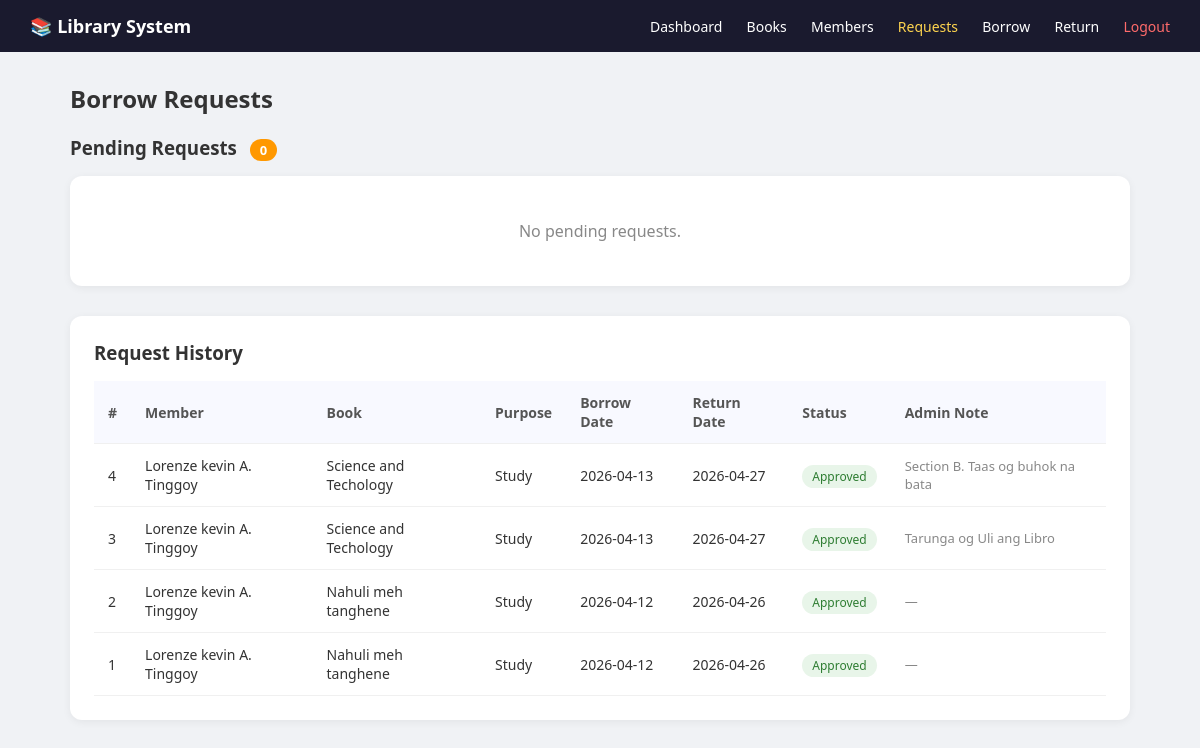
The page /borrow_requests.php (signed in) on the database its author committed.
### tables this page shows
CREATE TABLE `borrow_requests` (
  `id` int(11) NOT NULL,
  `user_id` int(11) NOT NULL,
  `book_id` int(11) NOT NULL,
  `book_no` varchar(50) NOT NULL,
  `purpose` varchar(255) NOT NULL,
  `borrow_date` date NOT NULL,
  `return_date` date NOT NULL,
  `agreed` tinyint(1) DEFAULT 0,
  `status` enum('pending','approved','rejected') DEFAULT 'pending',
  `admin_note` varchar(255) DEFAULT NULL,
  `requested_at` timestamp NOT NULL DEFAULT current_timestamp()
);

CREATE TABLE `users` (
  `id` int(11) NOT NULL,
  `name` varchar(100) NOT NULL,
  `email` varchar(100) NOT NULL,
  `password` varchar(255) NOT NULL,
  `role` enum('admin','user') DEFAULT 'user',
  `created_at` timestamp NOT NULL DEFAULT current_timestamp()
);

CREATE TABLE `books` (
  `id` int(11) NOT NULL,
  `book_no` varchar(50) DEFAULT NULL,
  `genre` varchar(100) DEFAULT NULL,
  `title` varchar(200) NOT NULL,
  `author` varchar(100) NOT NULL,
  `isbn` varchar(50) DEFAULT NULL,
  `category` varchar(100) DEFAULT NULL,
  `quantity` int(11) DEFAULT 1,
  `available` int(11) DEFAULT 1,
  `created_at` timestamp NOT NULL DEFAULT current_timestamp()
);

### borrow_requests.php (the view, shortened to what this page needs)
<?php
require 'includes/db_connect.php';
$pending = mysqli_query($conn, "
    SELECT br.id, u.name AS member, u.email, b.title AS book,
           b.book_no, b.author, br.purpose,
           br.borrow_date, br.return_date, br.requested_at
    FROM borrow_requests br
    JOIN users u ON br.user_id = u.id
    JOIN books b ON br.book_id = b.id
    WHERE br.status = 'pending'
    ORDER BY br.requested_at ASC
");
$history = mysqli_query($conn, "
    SELECT br.id, u.name AS member, b.title AS book,
           br.purpose, br.borrow_date, br.return_date,
           br.status, br.admin_note, br.requested_at
    FROM borrow_requests br
    JOIN users u ON br.user_id = u.id
    JOIN books b ON br.book_id = b.id
    WHERE br.status != 'pending'
    ORDER BY br.requested_at DESC
    LIMIT 20
");
?>
<!DOCTYPE html>
<html lang="en">
<head>
    <link rel="stylesheet" href="css/style.css">
</head>
<body>
<nav class="navbar">
    <span style="font-weight:600; font-size:18px;">📚 Library System</span>
    <div>
        <a href="dashboard.php">Dashboard</a>
        <a href="books.php">Books</a>
        <a href="members.php">Members</a>
        <a href="borrow_requests.php" style="color:#ffd54f;">Requests</a>
        <a href="borrow.php">Borrow</a>
        <a href="return.php">Return</a>
        <a href="logout.php" style="color:#ff6b6b;">Logout</a>
    </div>
</nav>
<div class="container">
    <h2 style="margin-bottom:20px;">Borrow Requests</h2>
    <h3 style="margin-bottom:16px;">
        Pending Requests
        <span style="background:#ff9800; color:white; padding:2px 10px; border-radius:20px; font-size:13px; margin-left:8px;">
            <?= mysqli_num_rows($pending) ?>
        </span>
    </h3>
    <?php if (mysqli_num_rows($pending) > 0): ?>
        <?php while ($row = mysqli_fetch_assoc($pending)): ?>
        <div class="request-card">
            <h4><?= htmlspecialchars($row['book']) ?> <span style="font-weight:400; color:#888; font-size:13px;">(<?= htmlspecialchars($row['book_no']) ?>)</span></h4>
            <div class="request-info">
                <div class="request-info-item">
                    <p>Member</p>
                    <p><?= htmlspecialchars($row['member']) ?></p>
                </div>
                <div class="request-info-item">
                    <p>Email</p>
                    <p><?= htmlspecialchars($row['email']) ?></p>
                </div>
                <div class="request-info-item">
                    <p>Author</p>
                    <p><?= htmlspecialchars($row['author']) ?></p>
                </div>
                <div class="request-info-item">
                    <p>Purpose</p>
                    <p><?= htmlspecialchars($row['purpose']) ?></p>
                </div>
                <div class="request-info-item">
                    <p>Borrow Date</p>
                    <p><?= $row['borrow_date'] ?></p>
                </div>
                <div class="request-info-item">
                    <p>Return Date</p>
                    <p><?= $row['return_date'] ?></p>
                </div>
                <div class="request-info-item">
                    <p>Requested On</p>
                    <p><?= date('M d, Y h:i A', strtotime($row['requested_at'])) ?></p>
                </div>
            </div>
            <form method="POST" class="action-form">
                <input type="hidden" name="request_id" value="<?= $row['id'] ?>">
                <input type="text" name="admin_note" placeholder="Add a note (optional)">
                <button type="submit" name="approve" class="btn-approve"
                    onclick="return confirm('Approve this request?')">
                    ✓ Approve
                </button>
                <button type="submit" name="reject" class="btn-reject"
                    onclick="return confirm('Reject this request?')">
                    ✗ Reject
                </button>
            </form>
        </div>
        <?php endwhile; ?>
    <?php else: ?>
        <div class="table-box" style="margin-bottom:24px;">
            <p style="text-align:center; color:#888; padding:20px;">No pending requests.</p>
        </div>
    <?php endif; ?>
    <div class="table-box" style="margin-top:30px;">
        <h3 style="margin-bottom:16px;">Request History</h3>
        <table>
            <thead>
                <tr>
                    <th>#</th>
                    <th>Member</th>
                    <th>Book</th>
                    <th>Purpose</th>
                    <th>Borrow Date</th>
                    <th>Return Date</th>
                    <th>Status</th>
                    <th>Admin Note</th>
                </tr>
            </thead>
            <tbody>
                <?php if (mysqli_num_rows($history) > 0): ?>
                    <?php while ($row = mysqli_fetch_assoc($history)): ?>
                    <tr>
                        <td><?= $row['id'] ?></td>
                        <td><?= htmlspecialchars($row['member']) ?></td>
                        <td><?= htmlspecialchars($row['book']) ?></td>
                        <td><?= htmlspecialchars($row['purpose']) ?></td>
                        <td><?= $row['borrow_date'] ?></td>
                        <td><?= $row['return_date'] ?></td>
                        <td>
                            <span style="padding:3px 10px; border-radius:20px; font-size:12px;"
                                class="status-<?= $row['status'] ?>">
                                <?= ucfirst($row['status']) ?>
                            </span>
                        </td>
                        <td style="color:#888; font-size:13px;">
                            <?= $row['admin_note'] ? htmlspecialchars($row['admin_note']) : '—' ?>
                        </td>
                    </tr>
                    <?php endwhile; ?>
                <?php else: ?>
                    <tr>
                        <td colspan="8" style="text-align:center; color:#888;">No history yet.</td>
                    </tr>
                <?php endif; ?>
            </tbody>
        </table>
    </div>
</div>
</body>
</html>

### css/style.css (style rules this page uses)
* { margin: 0; padding: 0; box-sizing: border-box; }
body { font-family: 'Segoe UI', sans-serif; background: #f0f2f5; color: #333; }
.navbar { background: #1a1a2e; color: white; padding: 14px 30px; display: flex; justify-content: space-between; align-items: center; }
.navbar a { color: white; text-decoration: none; margin-left: 20px; font-size: 14px; }
.container { max-width: 1100px; margin: 30px auto; padding: 0 20px; }
.table-box { background: white; padding: 24px; border-radius: 12px; box-shadow: 0 2px 8px rgba(0,0,0,0.06); }
table { width: 100%; border-collapse: collapse; }
th, td { padding: 12px 14px; text-align: left; border-bottom: 1px solid #f0f0f0; font-size: 14px; }
th { background: #f8f9ff; font-weight: 600; color: #555; }

### borrow_requests.php (style rules this page uses)
.status-approved { background:#e8f5e9; color:#2e7d32; }

### rows shown on the page
borrow_requests: id "4", user.name "Lorenze kevin A. Tinggoy", book.title "Science and Techology", purpose "Study", borrow_date "2026-04-13", return_date "2026-04-27", status "Approved", admin_note "Section B. Taas og buhok na bata"
borrow_requests: id "3", user.name "Lorenze kevin A. Tinggoy", book.title "Science and Techology", purpose "Study", borrow_date "2026-04-13", return_date "2026-04-27", status "Approved", admin_note "Tarunga og Uli ang Libro"
borrow_requests: id "2", user.name "Lorenze kevin A. Tinggoy", book.title "Nahuli meh tanghene", purpose "Study", borrow_date "2026-04-12", return_date "2026-04-26", status "Approved"
borrow_requests: id "1", user.name "Lorenze kevin A. Tinggoy", book.title "Nahuli meh tanghene", purpose "Study", borrow_date "2026-04-12", return_date "2026-04-26", status "Approved"

### other values the page prints
mysqli_num_rows($pending) "0"
